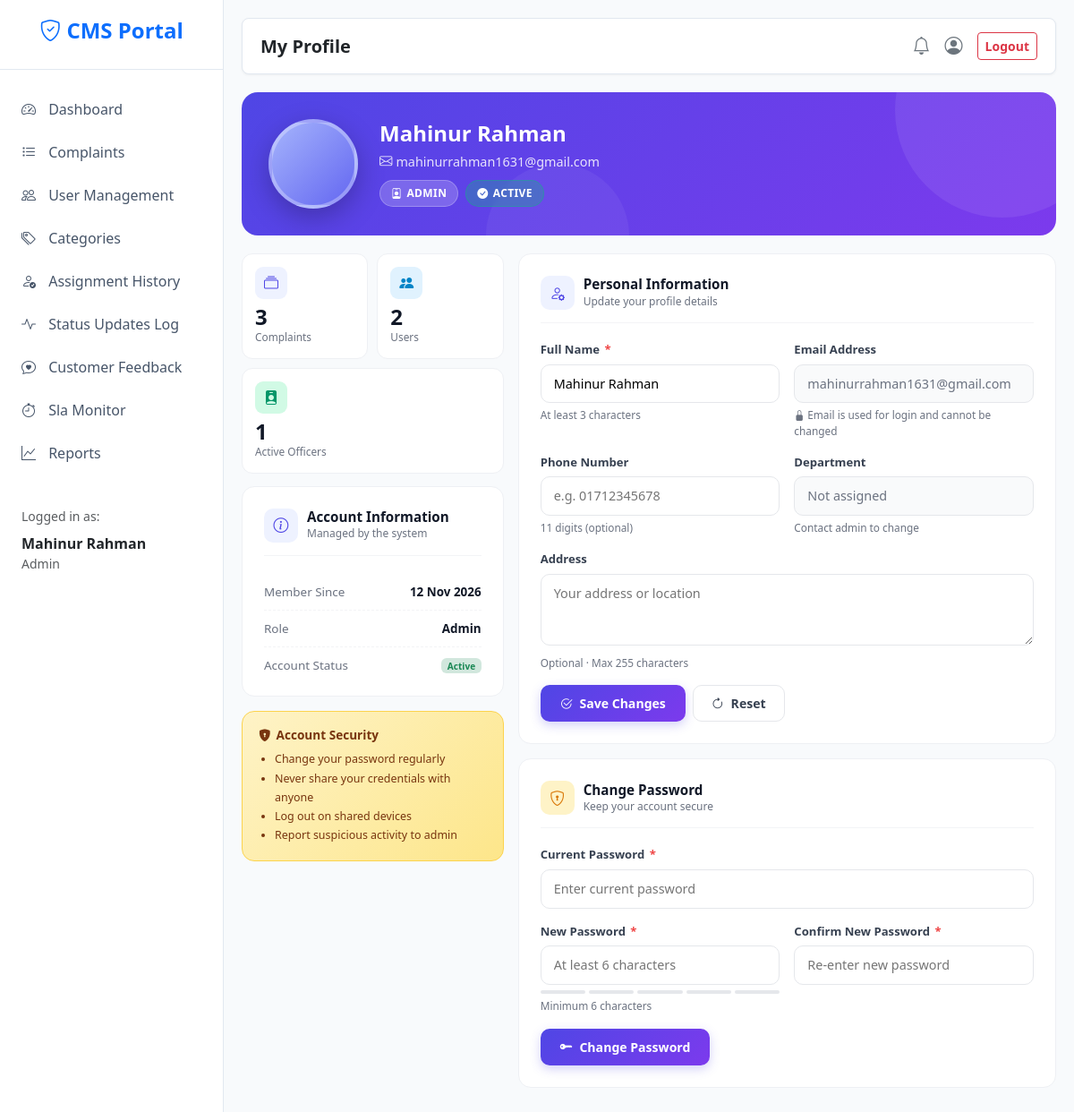
Screenshot of /profile (signed in) with the database file from the repository.
### models.py (models this page shows, shortened)
class User(db.Model, UserMixin):
    __tablename__ = "users"
    id = db.Column(db.Integer, primary_key=True)
    name = db.Column(db.String(120), nullable=False)
    email = db.Column(db.String(150), unique=True, nullable=False, index=True)
    phone = db.Column(db.String(20))
    address = db.Column(db.String(255))
    password_hash = db.Column(db.String(255), nullable=False)
    role = db.Column(db.String(20), nullable=False, default="user", index=True)
    department = db.Column(db.String(120))
    is_active = db.Column(db.Boolean, nullable=False, default=True)
    created_at = db.Column(db.DateTime, default=datetime.utcnow)
    reset_otp = db.Column(db.String(6), nullable=True)
    otp_expiry = db.Column(db.DateTime, nullable=True)

### app.py (the view, shortened to what this page needs)
@app.route("/profile", methods=["GET", "POST"])
@login_required
def profile():
    stats = {}
    if current_user.role == "user":
        base = Complaint.query.filter_by(user_id=current_user.id)
        stats = {
            "total": base.count(),
            "resolved": base.filter(Complaint.status.in_(["Resolved", "Closed"])).count(),
            "pending": base.filter(Complaint.status.in_(["Pending", "In Review", "Assigned", "In Progress"])).count(),
            "pending_feedback": base.filter(Complaint.status.in_(["Resolved", "Closed"])).filter(~Complaint.feedback.has()).count(),
        }
    else:
        stats = {
            "total_complaints": Complaint.query.count(),
            "total_users": User.query.filter_by(role="user").count(),
            "total_officers": User.query.filter_by(role="officer", is_active=True).count(),
        }
    return render_template("profile.html", stats=stats)

### templates/profile.html (shortened to what this page needs)
{% extends "base.html" %}
{% block page_title %}My Profile{% endblock %}
{% block content %}
<div class="pr-hero">
  <div class="pr-avatar-xl">{{ current_user.initials }}</div>
  <div class="pr-hero-info">
    <h4>{{ current_user.name }}</h4>
    <div class="email">
      <i class="bi bi-envelope me-1"></i>{{ current_user.email }}
    </div>
    <div class="pr-hero-badges">
      <span class="pr-hero-badge">
        <i class="bi bi-person-badge"></i> {{ current_user.role|upper }}
      </span>
      {% if current_user.is_active %}
      <span class="pr-hero-badge success">
        <i class="bi bi-check-circle-fill"></i> Active
      </span>
      {% else %}
      <span class="pr-hero-badge">
        <i class="bi bi-x-circle-fill"></i> Inactive
      </span>
      {% endif %}
    </div>
  </div>
</div>
<div class="row g-3">
  <div class="col-lg-4">
    <div class="pr-stats-grid">
      {% if current_user.role == 'user' %}
        <div class="pr-stat">
          <div class="pr-stat-icon" style="background:#eef2ff;color:#4f46e5;">
            <i class="bi bi-inbox"></i>
          </div>
          <div class="pr-stat-value">{{ stats.total }}</div>
          <div class="pr-stat-label">Total Complaints</div>
        </div>
        <div class="pr-stat">
          <div class="pr-stat-icon" style="background:#d1fae5;color:#059669;">
            <i class="bi bi-check-circle-fill"></i>
          </div>
          <div class="pr-stat-value">{{ stats.resolved }}</div>
          <div class="pr-stat-label">Resolved</div>
        </div>
        <div class="pr-stat">
          <div class="pr-stat-icon" style="background:#fef3c7;color:#d97706;">
            <i class="bi bi-hourglass-split"></i>
          </div>
          <div class="pr-stat-value">{{ stats.pending }}</div>
          <div class="pr-stat-label">In Progress</div>
        </div>
        <div class="pr-stat">
          <div class="pr-stat-icon" style="background:#fee2e2;color:#dc2626;">
            <i class="bi bi-star"></i>
          </div>
          <div class="pr-stat-value">{{ stats.pending_feedback }}</div>
          <div class="pr-stat-label">Awaiting Review</div>
        </div>
      {% else %}
        <div class="pr-stat">
          <div class="pr-stat-icon" style="background:#eef2ff;color:#4f46e5;">
            <i class="bi bi-collection"></i>
          </div>
          <div class="pr-stat-value">{{ stats.total_complaints }}</div>
          <div class="pr-stat-label">Complaints</div>
        </div>
        <div class="pr-stat">
          <div class="pr-stat-icon" style="background:#e0f2fe;color:#0284c7;">
            <i class="bi bi-people-fill"></i>
          </div>
          <div class="pr-stat-value">{{ stats.total_users }}</div>
          <div class="pr-stat-label">Users</div>
        </div>
        <div class="pr-stat" style="grid-column: 1 / -1;">
          <div class="pr-stat-icon" style="background:#d1fae5;color:#059669;">
            <i class="bi bi-person-badge-fill"></i>
          </div>
          <div class="pr-stat-value">{{ stats.total_officers }}</div>
          <div class="pr-stat-label">Active Officers</div>
        </div>
      {% endif %}
    </div>
    <div class="pr-card">
      <div class="pr-card-head">
        <div class="pr-card-head-icon">
          <i class="bi bi-info-circle"></i>
        </div>
        <div>
          <h6>Account Information</h6>
          <small>Managed by the system</small>
        </div>
      </div>
      <ul class="pr-info-list">
        <li>
          <span class="label">Member Since</span>
          <span class="value">{{ current_user.created_at.strftime('%d %b %Y') }}</span>
        </li>
        <li>
          <span class="label">Role</span>
          <span class="value text-capitalize">{{ current_user.role }}</span>
        </li>
        <li>
          <span class="label">Account Status</span>
          <span class="value">
            {% if current_user.is_active %}
              <span class="badge bg-success-subtle text-success">Active</span>
            {% else %}
              <span class="badge bg-danger-subtle text-danger">Inactive</span>
            {% endif %}
          </span>
        </li>
      </ul>
    </div>
    <div class="pr-security-card">
      <h6><i class="bi bi-shield-lock-fill"></i> Account Security</h6>
      <ul>
        <li>Change your password regularly</li>
        <li>Never share your credentials with anyone</li>
        <li>Log out on shared devices</li>
        <li>Report suspicious activity to admin</li>
      </ul>
    </div>
  </div>
  <div class="col-lg-8">
    <div class="pr-card">
      <div class="pr-card-head">
        <div class="pr-card-head-icon">
          <i class="bi bi-person-gear"></i>
        </div>
        <div>
          <h6>Personal Information</h6>
          <small>Update your profile details</small>
        </div>
      </div>
      <form method="post" id="profileForm">
        <div class="row g-3">
          <div class="col-md-6">
            <div class="pr-field">
              <label for="name">
                Full Name <span class="required">*</span>
              </label>
              <input type="text" id="name" name="name"
                     value="{{ current_user.name }}"
                     required minlength="3" maxlength="120"
                     placeholder="Enter your full name">
              <div class="hint">At least 3 characters</div>
            </div>
          </div>
          <div class="col-md-6">
            <div class="pr-field">
              <label for="email">Email Address</label>
              <input type="email" id="email"
                     value="{{ current_user.email }}"
                     readonly>
              <div class="hint">
                <i class="bi bi-lock-fill"></i>
                Email is used for login and cannot be changed
              </div>
            </div>
          </div>
          <div class="col-md-6">
            <div class="pr-field">
              <label for="phone">Phone Number</label>
              <input type="text" id="phone" name="phone"
                     value="{{ current_user.phone or '' }}"
                     maxlength="11" pattern="[0-9]*"
                     placeholder="e.g. 01712345678">
              <div class="hint">11 digits (optional)</div>
            </div>
          </div>
          {% if current_user.role in ['officer', 'admin'] %}
          <div class="col-md-6">
            <div class="pr-field">
              <label for="department">Department</label>
              <input type="text" id="department"
                     value="{{ current_user.department or 'Not assigned' }}"
                     readonly>
              <div class="hint">Contact admin to change</div>
            </div>
          </div>
          {% endif %}
          <div class="col-12">
            <div class="pr-field">
              <label for="address">Address</label>
              <textarea id="address" name="address"
                        maxlength="255"
                        placeholder="Your address or location">{{ current_user.address or '' }}</textarea>
              <div class="hint">Optional · Max 255 characters</div>
            </div>
          </div>
        </div>
        <div class="d-flex gap-2 mt-3">
          <button type="submit" class="pr-btn-primary" id="profileSubmitBtn">
            <i class="bi bi-check2-circle me-1"></i> Save Changes
          </button>
          <button type="reset" class="pr-btn-secondary">
            <i class="bi bi-arrow-clockwise me-1"></i> Reset
          </button>
        </div>
      </form>
    </div>
    <div class="pr-card">
      <div class="pr-card-head">
        <div class="pr-card-head-icon" style="background:#fef3c7;color:#d97706;">
          <i class="bi bi-shield-lock"></i>
        </div>
        <div>
          <h6>Change Password</h6>
          <small>Keep your account secure</small>
        </div>
      </div>
      <form method="post" id="passwordForm">
        <div class="pr-field">
          <label for="old_password">
            Current Password <span class="required">*</span>
          </label>
          <input type="password" id="old_password" name="old_password"
                 required
                 placeholder="Enter current password">
        </div>
        <div class="row g-3">
          <div class="col-md-6">
            <div class="pr-field">
              <label for="new_password">
                New Password <span class="required">*</span>
              </label>
              <input type="password" id="new_password" name="new_password"
                     required minlength="6"
                     placeholder="At least 6 characters">
              <div class="pr-pw-meter" id="pwMeter">
                <div></div><div></div><div></div><div></div><div></div>
              </div>
              <div class="hint" id="pwHint">Minimum 6 characters</div>
            </div>
          </div>
          <div class="col-md-6">
            <div class="pr-field">
              <label for="confirm_password">
                Confirm New Password <span class="required">*</span>
              </label>
              <input type="password" id="confirm_password" name="confirm_password"
                     required minlength="6"
                     placeholder="Re-enter new password">
              <div class="hint" id="confirmHint">&nbsp;</div>
            </div>
          </div>
        </div>
        <div class="d-flex gap-2 mt-3">
          <button type="submit" class="pr-btn-primary" id="passwordSubmitBtn">
            <i class="bi bi-key-fill me-1"></i> Change Password
          </button>
        </div>
      </form>
    </div>
  </div>
</div>
{% endblock %}

### templates/base.html (shortened to what this page needs)
<!DOCTYPE html>
<html lang="en">
<head>
    <link href="https://cdn.jsdelivr.net/npm/bootstrap@5.3.2/dist/css/bootstrap.min.css" rel="stylesheet">
    <link rel="stylesheet" href="https://cdn.jsdelivr.net/npm/bootstrap-icons@1.11.1/font/bootstrap-icons.css">
</head>
<body>
    <div class="wrapper">
        <nav id="sidebar">
            <div class="sidebar-header">
                <h4 class="fw-bold text-primary"><i class="bi bi-shield-check"></i> CMS Portal</h4>
            </div>
            <ul class="list-unstyled components">
                <li>
                    <a href="{{ url_for('dashboard_router') }}" class="{{ 'active' if request.endpoint == 'dashboard_router' }}">
                        <i class="bi bi-speedometer2"></i> {{ t('dashboard') }}
                    </a>
                </li>
                <li>
                    <a href="{{ url_for('complaints_list') }}" class="{{ 'active' if request.endpoint == 'complaints_list' }}">
                        <i class="bi bi-list-task"></i> {{ t('complaints') }}
                    </a>
                </li>
                {% if current_user.role == 'admin' %}
                <li>
                    <a href="{{ url_for('admin_users') }}" class="{{ 'active' if request.endpoint == 'admin_users' }}">
                        <i class="bi bi-people"></i> {{ t('user_management') }}
                    </a>
                </li>
                <li>
                    <a href="{{ url_for('admin_categories') }}" class="{{ 'active' if request.endpoint == 'admin_categories' }}">
                        <i class="bi bi-tags"></i> {{ t('categories') }}
                    </a>
                </li>
                <li>
                    <a href="{{ url_for('admin_assignments') }}" class="{{ 'active' if request.endpoint == 'admin_assignments' }}">
                        <i class="bi bi-person-check"></i> {{ t('assignment_history') }}
                    </a>
                </li>
                <li>
                    <a href="{{ url_for('admin_updates') }}" class="{{ 'active' if request.endpoint == 'admin_updates' }}">
                        <i class="bi bi-activity"></i> {{ t('status_updates_log') }}
                    </a>
                </li>
                <li>
                    <a href="{{ url_for('admin_feedback') }}" class="{{ 'active' if request.endpoint == 'admin_feedback' }}">
                        <i class="bi bi-chat-heart"></i> {{ t('customer_feedback') }}
                    </a>
                </li>
                <li>
                    <a href="{{ url_for('admin_sla') }}" class="{{ 'active' if request.endpoint == 'admin_sla' }}">
                        <i class="bi bi-stopwatch"></i> {{ t('sla_monitor') }}
                    </a>
                </li>
                <li>
                    <a href="{{ url_for('admin_reports') }}" class="{{ 'active' if request.endpoint == 'admin_reports' }}">
                        <i class="bi bi-graph-up"></i> {{ t('reports') }}
                    </a>
                </li>
                {% endif %}
            </ul>
            <ul class="list-unstyled mt-3 px-3">
                <li class="text-muted small mb-2 px-2">Logged in as:</li>
                <li class="px-2 mb-3">
                    <div class="text-dark fw-bold">{{ current_user.name }}</div>
                    <div class="text-muted small text-capitalize">{{ current_user.role }}</div>
                </li>
            </ul>
        </nav>
        <div id="content">
            <div class="top-navbar d-flex justify-content-between align-items-center">
                <h5 class="mb-0 fw-bold text-dark">{% block page_title %}{{ t('dashboard') }}{% endblock %}</h5>
                <div class="d-flex align-items-center gap-3">
                    <a href="{{ url_for('notifications') }}" class="text-secondary position-relative text-decoration-none">
                        <i class="bi bi-bell fs-5"></i>
                    </a>
                    <a href="{{ url_for('profile') }}" class="text-secondary text-decoration-none" title="{{ t('profile') }}">
                        <i class="bi bi-person-circle fs-5"></i>
                    </a>
                    <form action="{{ url_for('logout') }}" method="POST" class="d-inline m-0 p-0">
                        <button type="submit" class="btn btn-sm btn-outline-danger fw-bold">{{ t('logout') }}</button>
                    </form>
                </div>
            </div>
            {% block content %}{% endblock %}
        </div>
    </div>
</body>
</html>

### rows the page displays
User: name "Mahinur Rahman", role "Admin", email "mahinurrahman1631@gmail.com", role "ADMIN", created_at "12 Nov 2026", department "Not assigned"

### other values shown
{{ t('dashboard') }} "Dashboard"
{{ t('complaints') }} "Complaints"
{{ t('user_management') }} "User Management"
{{ t('categories') }} "Categories"
{{ t('assignment_history') }} "Assignment History"
{{ t('status_updates_log') }} "Status Updates Log"
{{ t('customer_feedback') }} "Customer Feedback"
{{ t('sla_monitor') }} "Sla Monitor"
{{ t('reports') }} "Reports"
{{ t('logout') }} "Logout"
{{ stats.total_complaints }} "3"
{{ stats.total_users }} "2"
{{ stats.total_officers }} "1"
